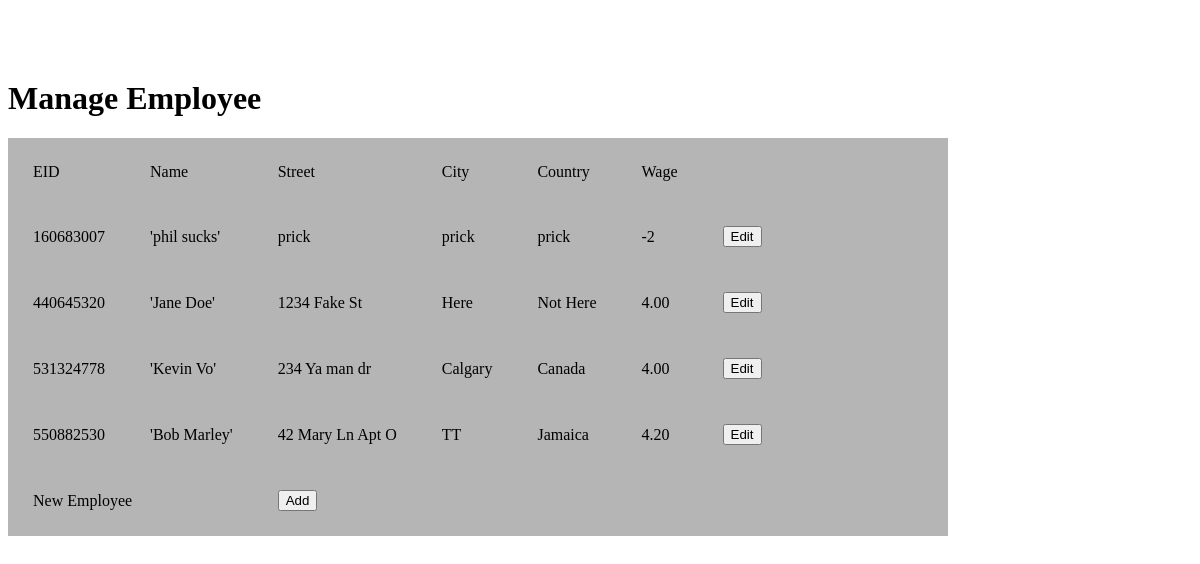
The app's page /managerMain/manageEmployee.php with its own data.
### tables this page shows
CREATE TABLE `employee` (
  `EID` int(9) NOT NULL,
  `First_name` varchar(255) NOT NULL,
  `Last_name` varchar(255) NOT NULL,
  `Phone` varchar(12) NOT NULL,
  `Street` varchar(255) NOT NULL,
  `City` varchar(255) NOT NULL,
  `Country` varchar(255) NOT NULL,
  `Wage` varchar(255) NOT NULL
);

### managerMain/manageEmployee.php (the view, shortened to what this page needs)
<!DOCTYPE html PUBLIC "-//W3C//DTD XHTML 1.0 Transitional//EN" "http://www.w3.org/TR/xhtml1/DTD/xhtml1-transitional.dtd">
<html xmlns="http://www.w3.org/1999/xhtml">
<head>
</head>
<body>
<h1 class="auto-style1" style="width: 217px">&nbsp;</h1>
<h1>Manage Employee</h1>
<table cellpadding="20" cellspacing="5">
<?php
	require 'connect.inc.php';
	$sqlGet = "SELECT *  FROM `employee` WHERE `EID` NOT IN (SELECT ID from `user` WHERE `User_Type` = 'Manager')";
	$result = $db->query($sqlGet);
	echo "<tr><td>EID</td>  <td>Name</td>  <td>Street</td> <td>City</td> <td>Country</td> <td>Wage</td> </tr>";
	if($result->rowCount() > 0)
	{
		while($employee = $result->fetch(PDO::FETCH_ASSOC))
		{
			if ($employee['EID'] != NULL)
			{
				$EID = $employee['EID'];
				$fname = $employee['First_name'];
				$lname = $employee['Last_name'];
				$street = $employee['Street'];
				$city = $employee['City'];
				$country = $employee['Country'];
				$wage = $employee['Wage'];
				$buttonTHING = "<form action='editEmployee.php' method='POST' style='width: 200px'><input type='hidden' name='button' value=\"$EID\"/><button>Edit</button></form>";
				echo "<tr><td>{$EID}</td> <td>'{$fname} {$lname}'</td>  <td>{$street}</td> <td>{$city}</td> <td>{$country}</td> <td>{$wage}</td>   <td>{$buttonTHING}</td></tr>";
			}
		}
	}
	echo "<tr><td colspan='2'>New Employee</td> <td><form action ='addEmployee.php'><input type='submit' name='addButton' value='Add'/></form></td></tr>";
?>
</table>
</body>
</html>

### managerMain/manageEmployee.php (style rules this page uses)
table { background-color: #B5B5B5; }
.auto-style1 { text-align: left; font-family: Broadway; vertical-align: middle; }

### records on screen
employee: EID "160683007", First_name "phil", Last_name "sucks", Street "prick", City "prick", Country "prick", Wage "-2"
employee: EID "440645320", First_name "Jane", Last_name "Doe", Street "1234 Fake St", City "Here", Country "Not Here", Wage "4.00"
employee: EID "531324778", First_name "Kevin", Last_name "Vo", Street "234 Ya man dr", City "Calgary", Country "Canada", Wage "4.00"
employee: EID "550882530", First_name "Bob", Last_name "Marley", Street "42 Mary Ln Apt O", City "TT", Country "Jamaica", Wage "4.20"
